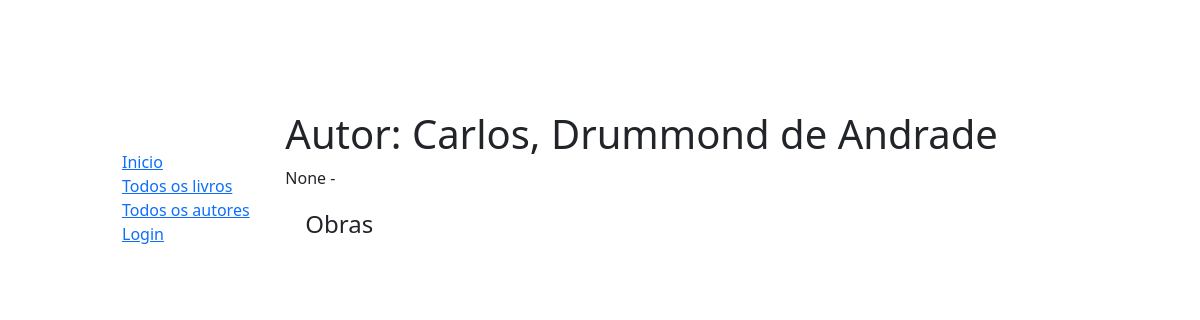
The app's page /catalog/autor/3, older data.
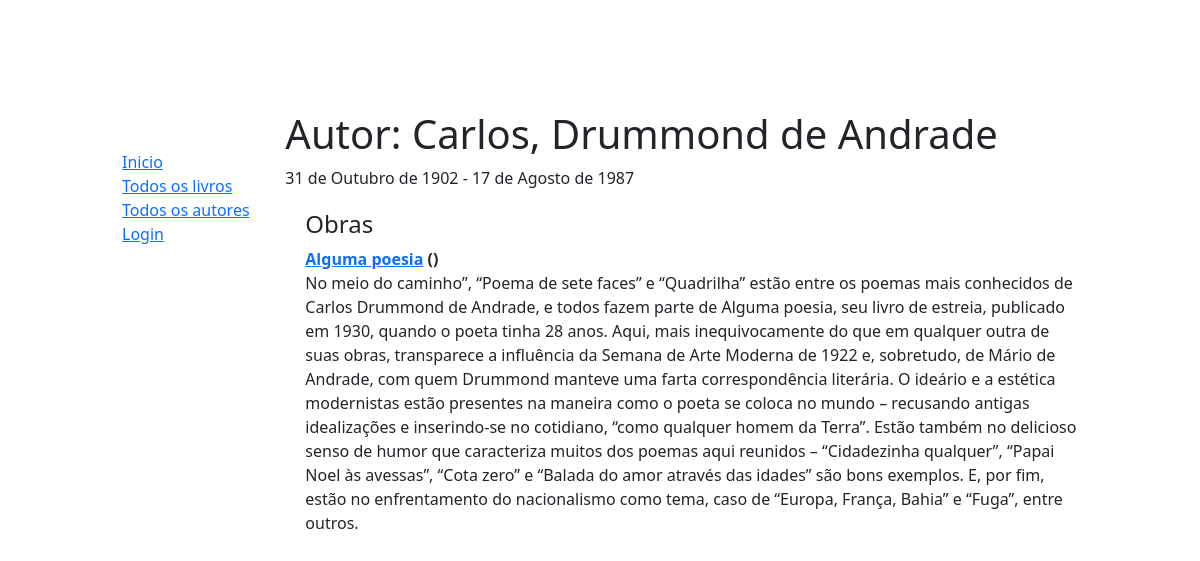
The same page, newer data.
### catalog/models.py (models this page shows, shortened)
class Autor(models.Model):
    nome = models.CharField(max_length=100)
    sobrenome = models.CharField(max_length=100)
    data_nascimento = models.DateField(null=True, blank=True)
    data_morte = models.DateField('Data da morte', null= True, blank= True)
    class Meta:
        ordering = ['nome','sobrenome']
    def __str__(self):
        return f'{self.nome}, {self.sobrenome}'

class Livro(models.Model):
    titulo = models.CharField(max_length=200)
    autor = models.ForeignKey('Autor', on_delete=models.SET_NULL, null=True)
    sumario = models.TextField(max_length=1000, help_text='Digite uma descrição resumida do livro')
    isbn = models.CharField('ISBN', max_length=13, unique=True, help_text='código de 13 caracteres ISBN - <a href="https://www.isbn-international.org/content/what-isbn">ISBN number</a>')
    genero = models.ManyToManyField(Genero, help_text='Selecione um genero para este livro')
    idioma = models.ForeignKey('Idioma', on_delete=models.SET_NULL, null = True)
    def __str__(self):
        return self.titulo
    def mostra_genero(self):
        return ', '.join([genero.nome for genero in self.genero.all()[:3]])
    mostra_genero.short_description = 'Genero'

### catalog/views.py (the view)
# urls.py: path('autor/<int:pk>', views.AutorDetalheView.as_view(), name = 'autor-detail'),
class AutorDetalheView(generic.DetailView):
    model = Autor

### catalog/templates/catalog/autor_detail.html
{% extends "base_generic.html" %}
{% block content %}
    <h1>Autor: {{ autor }} </h1>
    <p>{{autor.data_nascimento}} - {% if autor.data_morte %}{{autor.data_morte}}{% endif %}</p>
  <div style="margin-left:20px;margin-top:20px">
    <h4>Obras</h4>
    <dl>
        {% for livro in autor.livro_set.all %}
          <dt><a href="{% url 'livro-detail' livro.pk %}">{{livro}}</a> ({{livro.instancia_set.all.count}})</dt>
          <dd>{{livro.sumario}}</dd>
        {% endfor %}
        </dl>
  </div>
{% endblock %}

Row changes from the older to the newer data that the page shows:
changed Autor "Carlos, Drummond de Andrade": data_nascimento "None" → "31 de Outubro de 1902"; data_morte (not shown) → "17 de Agosto de 1987"
added Livro: titulo "Alguma poesia", sumario "No meio do caminho”, “Poema de sete faces” e “Quadrilha” estão entre os poemas mais conhecidos de Carlos Drummond de Andrade, e todos fazem parte de Alguma poesia, seu livro de estreia, publicado em 1930, quando o poeta tinha 28 anos. Aqui, mais inequivocamente do que em qualquer outra de suas obras, transparece a influência da Semana de Arte Moderna de 1922 e, sobretudo, de Mário de Andrade, com quem Drummond manteve uma farta correspondência literária. O ideário e a estética modernistas estão presentes na maneira como o poeta se coloca no mundo – recusando antigas idealizações e inserindo-se no cotidiano, “como qualquer homem da Terra”. Estão também no delicioso senso de humor que…"
